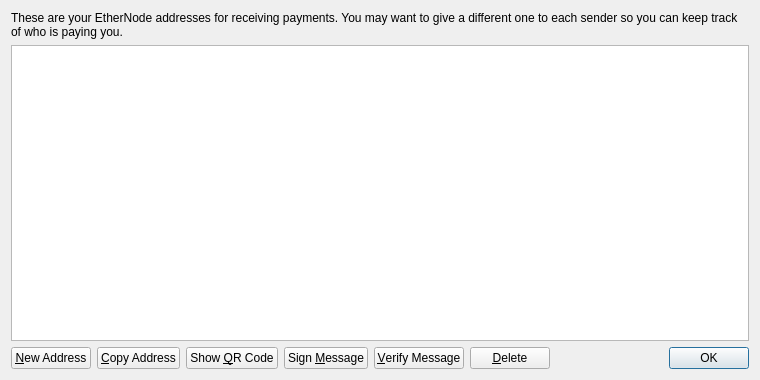
<?xml version="1.0" encoding="UTF-8"?>
<ui version="4.0">
 <class>AddressBookPage</class>
 <widget class="QWidget" name="AddressBookPage">
  <property name="geometry">
   <rect>
    <x>0</x>
    <y>0</y>
    <width>760</width>
    <height>380</height>
   </rect>
  </property>
  <property name="windowTitle">
   <string>Address Book</string>
  </property>
  <layout class="QVBoxLayout" name="verticalLayout">
   <item>
    <widget class="QLabel" name="labelExplanation">
     <property name="text">
      <string>These are your EtherNode addresses for receiving payments. You may want to give a different one to each sender so you can keep track of who is paying you.</string>
     </property>
     <property name="textFormat">
      <enum>Qt::PlainText</enum>
     </property>
     <property name="wordWrap">
      <bool>true</bool>
     </property>
    </widget>
   </item>
   <item>
    <widget class="QTableView" name="tableView">
     <property name="contextMenuPolicy">
      <enum>Qt::CustomContextMenu</enum>
     </property>
     <property name="toolTip">
      <string>Double-click to edit address or label</string>
     </property>
     <property name="tabKeyNavigation">
      <bool>false</bool>
     </property>
     <property name="selectionMode">
      <enum>QAbstractItemView::SingleSelection</enum>
     </property>
     <property name="selectionBehavior">
      <enum>QAbstractItemView::SelectRows</enum>
     </property>
     <property name="sortingEnabled">
      <bool>true</bool>
     </property>
     <attribute name="verticalHeaderVisible">
      <bool>false</bool>
     </attribute>
    </widget>
   </item>
   <item>
    <layout class="QHBoxLayout" name="horizontalLayout">
     <item>
      <widget class="QPushButton" name="newAddressButton">
       <property name="toolTip">
        <string>Create a new address</string>
       </property>
       <property name="text">
        <string>&amp;New Address</string>
       </property>
      </widget>
     </item>
     <item>
      <widget class="QPushButton" name="copyToClipboard">
       <property name="toolTip">
        <string>Copy the currently selected address to the system clipboard</string>
       </property>
       <property name="text">
        <string>&amp;Copy Address</string>
       </property>
      </widget>
     </item>
     <item>
      <widget class="QPushButton" name="showQRCode">
       <property name="text">
        <string>Show &amp;QR Code</string>
       </property>
      </widget>
     </item>
     <item>
      <widget class="QPushButton" name="signMessage">
       <property name="toolTip">
        <string>Sign a message to prove you own a EtherNode address</string>
       </property>
       <property name="text">
        <string>Sign &amp;Message</string>
       </property>
      </widget>
     </item>
     <item>
      <widget class="QPushButton" name="verifyMessage">
       <property name="toolTip">
        <string>Verify a message to ensure it was signed with a specified EtherNode address</string>
       </property>
       <property name="text">
        <string>&amp;Verify Message</string>
       </property>
      </widget>
     </item>
     <item>
      <widget class="QPushButton" name="deleteButton">
       <property name="toolTip">
        <string>Delete the currently selected address from the list</string>
       </property>
       <property name="text">
        <string>&amp;Delete</string>
       </property>
      </widget>
     </item>
     <item>
      <spacer name="horizontalSpacer">
       <property name="orientation">
        <enum>Qt::Horizontal</enum>
       </property>
       <property name="sizeHint" stdset="0">
        <size>
         <width>40</width>
         <height>20</height>
        </size>
       </property>
      </spacer>
     </item>
     <item>
      <widget class="QDialogButtonBox" name="buttonBox">
       <property name="sizePolicy">
        <sizepolicy hsizetype="Maximum" vsizetype="Fixed">
         <horstretch>0</horstretch>
         <verstretch>0</verstretch>
        </sizepolicy>
       </property>
       <property name="standardButtons">
        <set>QDialogButtonBox::Ok</set>
       </property>
      </widget>
     </item>
    </layout>
   </item>
  </layout>
 </widget>
 <resources>
  <include location="../bitcoin.qrc"/>
 </resources>
 <connections/>
</ui>
